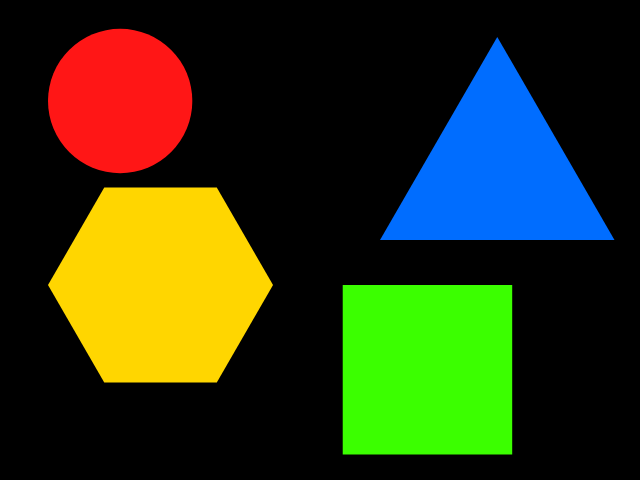
#> input picture images/shapes.png, 640 x 480 px
$ python 4_color_detection.py
#> lines starting #> are read from the running program, lines starting #| are printed output that depends on the picture; after the words box and inside, x2 and y2 are one past the last pixel; in counts of white or black regions, pixels touching at a corner belong together
import cv2 as cv
import numpy as np
from numpy.lib.function_base import disp

image = cv.imread("images/shapes.png")
#> image is the input picture: shape (480, 640, 3); mean B, G, R 20.9, 56.4, 46.4

# blue mask
blue_mask = np.array(np.where((image[:, :, 0] > 200), 255, 0), dtype=np.uint8)
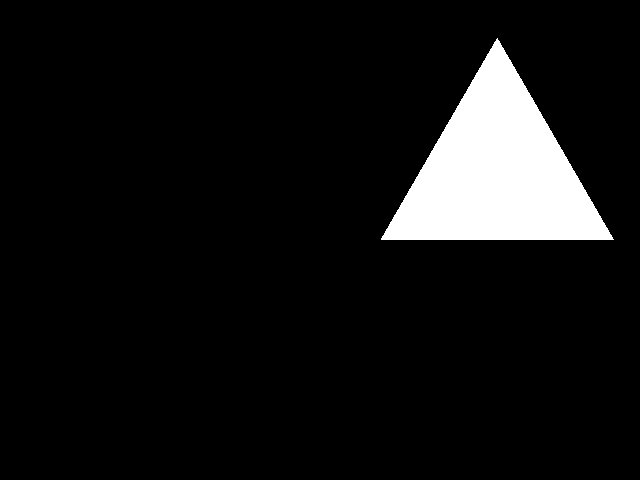
#> blue_mask: shape (480, 640); 7.7% white; 1 white region, box (x1, y1, x2, y2) and area: (381, 38, 614, 240) 23675

blue_masked = np.copy(image)
blue_masked[:, :, 0] = blue_mask & image[:, :, 0]
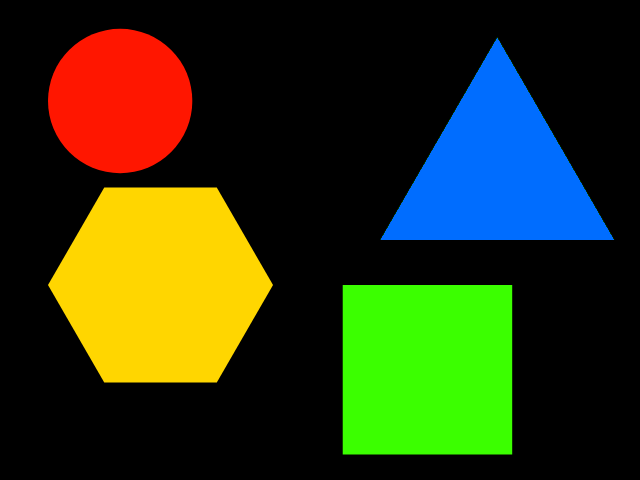
#> blue_masked: shape (480, 640, 3); 5.52% of pixels changed, all inside (x1, y1, x2, y2) = (48, 28, 615, 240)
blue_masked[:, :, 1] = blue_mask & image[:, :, 1]
blue_masked[:, :, 2] = blue_mask & image[:, :, 2]


# red mask
red_mask = np.array(np.where(((image[:, :, 2] > 250) & (image[:, :, 1] < 100)), 255, 0), dtype=np.uint8)
#> red_mask: shape (480, 640); 5.2% white; 1 white region, box (x1, y1, x2, y2) and area: (49, 29, 192, 173) 16104

red_masked = np.copy(image)
red_masked[:, :, 0] = red_mask & image[:, :, 0]
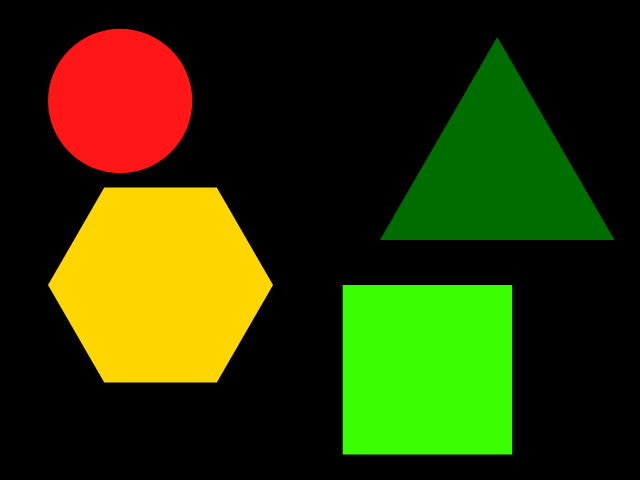
#> red_masked: shape (480, 640, 3); 7.99% of pixels changed, all inside (x1, y1, x2, y2) = (48, 28, 615, 240)
red_masked[:, :, 1] = red_mask & image[:, :, 1]
red_masked[:, :, 2] = red_mask & image[:, :, 2]
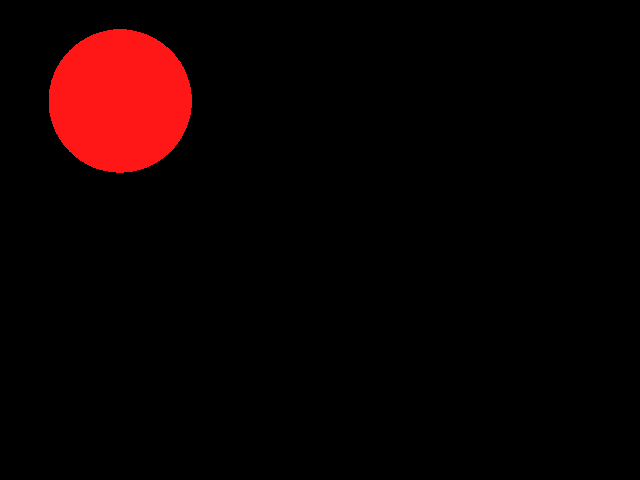
#> red_masked: shape (480, 640, 3); mean B, G, R 1.2, 1.2, 13.4


# green mask
green_mask = np.array(np.where(((image[:, :, 2] < 100) & (image[:, :, 1] > 250)), 255, 0), dtype=np.uint8)
#> green_mask: shape (480, 640); 9.3% white; 1 white region, box (x1, y1, x2, y2) and area: (343, 285, 512, 454) 28561
green_masked = np.copy(image)
green_masked[:, :, 0] = green_mask & image[:, :, 0]
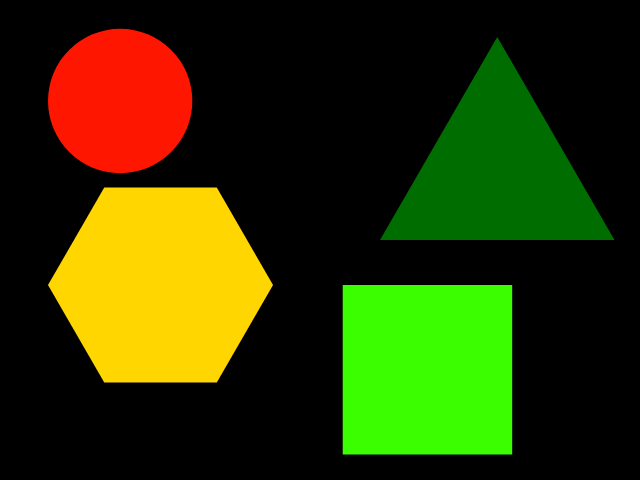
#> green_masked: shape (480, 640, 3); 13.23% of pixels changed, all inside (x1, y1, x2, y2) = (48, 28, 615, 240)
green_masked[:, :, 1] = green_mask & image[:, :, 1]
green_masked[:, :, 2] = green_mask & image[:, :, 2]
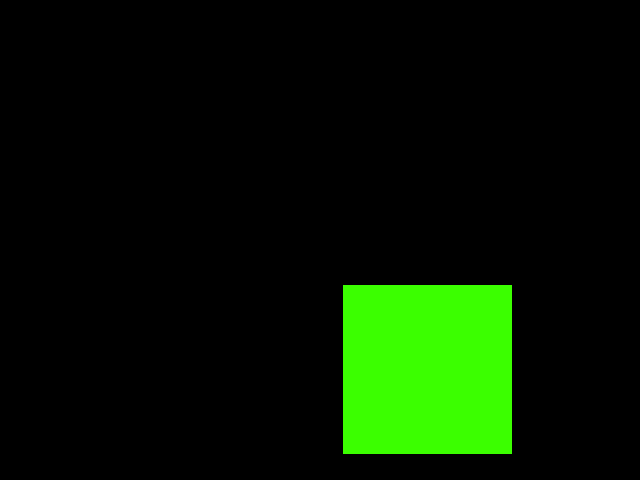
#> green_masked: shape (480, 640, 3); mean B, G, R 0, 23.7, 5.5


dis = np.hstack([blue_masked, red_masked, green_masked])
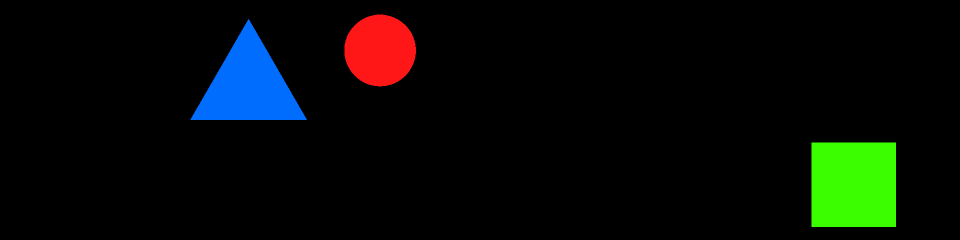
#> dis: shape (480, 1920, 3) (shown at 1/2 size); mean B, G, R 6.9, 11.1, 6.3

cv.imshow(" ", dis)
cv.waitKey(0)

# [4 lines of commented-out code are left out]
